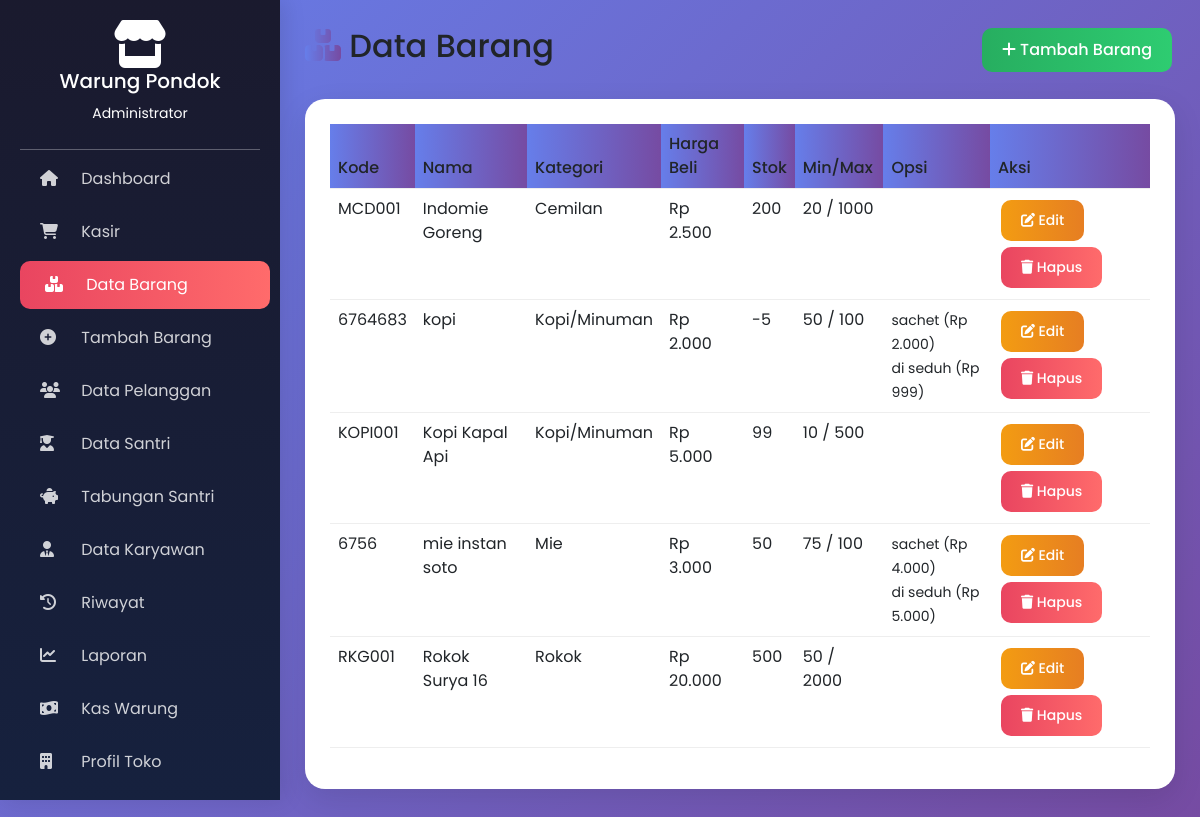
The app's page /?page=barang (signed in) with its own data.
### tables this page shows
CREATE TABLE `profil_toko` (
  `id` int(11) NOT NULL DEFAULT 1,
  `nama_toko` varchar(100) NOT NULL DEFAULT 'Warung Pondok',
  `alamat` text DEFAULT NULL,
  `no_telp` varchar(20) DEFAULT NULL,
  `email` varchar(50) DEFAULT NULL,
  `logo` varchar(100) DEFAULT NULL,
  `footer_text` varchar(255) DEFAULT 'Terima kasih atas kunjungan Anda',
  `created_at` datetime DEFAULT current_timestamp(),
  `updated_at` datetime DEFAULT current_timestamp() ON UPDATE current_timestamp()
);

CREATE TABLE `barang` (
  `id` int(11) NOT NULL,
  `kode_barang` varchar(50) NOT NULL,
  `nama_barang` varchar(100) NOT NULL,
  `kategori` enum('Kopi/Minuman','Rokok','Cemilan','Mie','Alat Tulis','Buku & Kitab','Lainnya') NOT NULL,
  `harga_beli` int(11) DEFAULT NULL,
  `harga_jual` int(11) DEFAULT NULL,
  `satuan_dasar` varchar(20) NOT NULL COMMENT 'batang/pcs/bungkus',
  `harga_per_satuan_dasar` decimal(10,2) DEFAULT NULL,
  `isi_per_bungkus` int(11) DEFAULT 1,
  `harga_per_bungkus` decimal(10,2) DEFAULT NULL,
  `isi_per_pak` int(11) DEFAULT 1,
  `harga_per_pak` decimal(10,2) DEFAULT NULL,
  `isi_per_dus` int(11) DEFAULT 1,
  `harga_per_dus` decimal(10,2) DEFAULT NULL,
  `isi_per_enceng` int(11) DEFAULT 1,
  `harga_per_enceng` decimal(10,2) DEFAULT NULL,
  `stok` int(11) NOT NULL DEFAULT 0,
  `stok_minimum` int(11) NOT NULL DEFAULT 5,
  `stok_maksimum` int(11) NOT NULL DEFAULT 100,
  `terakhir_terjual` date DEFAULT NULL,
  `opsi1_nama` varchar(100) DEFAULT NULL,
  `opsi1_harga` int(11) DEFAULT NULL,
  `opsi2_nama` varchar(100) DEFAULT NULL,
  `opsi2_harga` int(11) DEFAULT NULL,
  `opsi3_nama` varchar(100) DEFAULT NULL,
  `opsi3_harga` int(11) DEFAULT NULL
);

### index.php (the view, shortened to what this page needs)
<?php
$host = 'localhost';
$dbname = 'warung_pondok';
$user = 'root';
$pass = '';
try {
    $pdo = new PDO("mysql:host=$host;dbname=$dbname", $user, $pass);
    $pdo->setAttribute(PDO::ATTR_ERRMODE, PDO::ERRMODE_EXCEPTION);
} catch(PDOException $e) {
    die("Koneksi gagal: " . $e->getMessage());
}
function rupiah($angka) {
    return "Rp " . number_format(floatval($angka), 0, ',', '.');
}
function isLoggedIn() {
    return isset($_SESSION['user_id']);
}
function isAdmin() {
    return isset($_SESSION['role']) && $_SESSION['role'] == 'admin';
}
function getProfil($pdo) {
    $stmt = $pdo->query("SELECT * FROM profil_toko WHERE id = 1");
    return $stmt->fetch(PDO::FETCH_ASSOC);
}
try {
    $pdo->query("SELECT 1 FROM santri LIMIT 1");
} catch(PDOException $e) {}
$page = $_GET['page'] ?? 'login';
?>
<!DOCTYPE html>
<html lang="id">
<head>
    <link href="https://cdn.jsdelivr.net/npm/bootstrap@5.3.0/dist/css/bootstrap.min.css" rel="stylesheet">
    <link rel="stylesheet" href="https://cdnjs.cloudflare.com/ajax/libs/font-awesome/6.4.0/css/all.min.css">
</head>
<body class="<?= !isLoggedIn() ? 'login-page' : '' ?>">
<?php if(!isLoggedIn()): ?>
    <div class="login-box">
        <div class="text-center mb-4">
            <i class="fas fa-store fa-4x text-gradient"></i>
            <h3 class="mt-3">Warung Pondok</h3>
            <p class="text-muted">Sistem Penjualan & Stok</p>
        </div>
        <?php if(isset($error)): ?>
            <div class="alert alert-danger"><?= $error ?></div>
        <?php endif; ?>
        <form method="POST">
            <div class="form-group">
                <label><i class="fas fa-user"></i> Username</label>
                <input type="text" name="username" class="form-control" placeholder="Masukkan username" required>
            </div>
            <div class="form-group">
                <label><i class="fas fa-lock"></i> Password</label>
                <input type="password" name="password" class="form-control" placeholder="Masukkan password" required>
            </div>
            <button type="submit" name="login" class="btn btn-primary w-100"><i class="fas fa-sign-in-alt"></i> Login</button>
        </form>
        <hr>
        <div class="text-center text-muted small">
           JANGAN LUPA LOGIN TERLEBIH DAHULU YA!
        </div>
    </div>
<?php else: ?>
<div class="sidebar">
    <div class="text-center mb-4">
        <?php
        $profil = getProfil($pdo);
        if($profil && !empty($profil['logo']) && file_exists($profil['logo'])): ?>
            <img src="<?= $profil['logo'] ?>" style="width: 60px; height: 60px; border-radius: 50%; object-fit: cover; margin-bottom: 10px;">
        <?php else: ?>
            <i class="fas fa-store fa-3x"></i>
        <?php endif; ?>
        <h5><?= htmlspecialchars($profil['nama_toko'] ?? 'Warung Pondok') ?></h5>
        <small><?= $_SESSION['role'] == 'admin' ? 'Administrator' : 'Karyawan' ?></small>
    </div>
    <hr style="margin: 0 20px; opacity: 0.3;">
    <a href="?page=dashboard" class="<?= $page == 'dashboard' ? 'active' : '' ?>"><i class="fas fa-home"></i> Dashboard</a>
    <a href="?page=kasir" class="<?= $page == 'kasir' ? 'active' : '' ?>"><i class="fas fa-shopping-cart"></i> Kasir</a>
    <a href="?page=barang" class="<?= $page == 'barang' ? 'active' : '' ?>"><i class="fas fa-boxes"></i> Data Barang</a>
    <a href="?page=tambah_barang" class="<?= $page == 'tambah_barang' ? 'active' : '' ?>"><i class="fas fa-plus-circle"></i> Tambah Barang</a>
    <a href="?page=pelanggan" class="<?= $page == 'pelanggan' ? 'active' : '' ?>"><i class="fas fa-users"></i> Data Pelanggan</a>
    <a href="?page=santri" class="<?= $page == 'santri' ? 'active' : '' ?>"><i class="fas fa-user-graduate"></i> Data Santri</a>
    <a href="?page=tabungan" class="<?= $page == 'tabungan' ? 'active' : '' ?>"><i class="fas fa-piggy-bank"></i> Tabungan Santri</a>
    <?php if(isAdmin()): ?>
    <a href="?page=karyawan" class="<?= $page == 'karyawan' ? 'active' : '' ?>"><i class="fas fa-user-tie"></i> Data Karyawan</a>
    <?php endif; ?>
    <a href="?page=riwayat" class="<?= $page == 'riwayat' ? 'active' : '' ?>"><i class="fas fa-history"></i> Riwayat</a>
    <a href="?page=laporan" class="<?= $page == 'laporan' ? 'active' : '' ?>"><i class="fas fa-chart-line"></i> Laporan</a>
    <a href="?page=kas" class="<?= $page == 'kas' ? 'active' : '' ?>"><i class="fas fa-money-bill-wave"></i> Kas Warung</a>
    <a href="?page=profil" class="<?= $page == 'profil' ? 'active' : '' ?>"><i class="fas fa-building"></i> Profil Toko</a>
    <?php if(isAdmin()): ?>
    <a href="?page=reset_data" class="<?= $page == 'reset_data' ? 'active' : '' ?>"><i class="fas fa-database"></i> Reset Data</a>
    <?php endif; ?>
</div>
<div class="content">
    <?php
    if($page == 'dashboard'):
        $penjualan_hari = $pdo->query("SELECT SUM(total_harga) as total FROM penjualan WHERE DATE(tanggal) = CURDATE()")->fetch()['total'] ?? 0;
        $total_barang = $pdo->query("SELECT COUNT(*) FROM barang")->fetchColumn();
        $total_pelanggan = $pdo->query("SELECT COUNT(*) FROM pelanggan WHERE nama_pelanggan != 'Umum'")->fetchColumn();
        $saldo_kas = $pdo->query("SELECT saldo_akhir FROM kas_warung ORDER BY id DESC LIMIT 1")->fetchColumn() ?: 0;
        $stokTipis = $pdo->query("SELECT COUNT(*) FROM barang WHERE stok <= stok_minimum")->fetchColumn();
        $total_santri = $pdo->query("SELECT COUNT(*) FROM santri")->fetchColumn();
        $total_saldo_santri = $pdo->query("SELECT SUM(saldo_tabungan) FROM santri")->fetchColumn() ?: 0;
    ?>
        <h2><i class="fas fa-tachometer-alt text-gradient"></i> Dashboard</h2>
        <p>Selamat datang kembali, <?= htmlspecialchars($_SESSION['nama']) ?>! 👋</p>
        <div class="row">
            <div class="col"><div class="stat-card" style="background: linear-gradient(135deg, #667eea, #764ba2);"><i class="fas fa-money-bill-wave fa-2x"></i><h3><?= rupiah($penjualan_hari) ?></h3><p>Penjualan Hari Ini</p></div></div>
            <div class="col"><div class="stat-card" style="background: linear-gradient(135deg, #27ae60, #2ecc71);"><i class="fas fa-boxes fa-2x"></i><h3><?= $total_barang ?></h3><p>Total Barang</p></div></div>
            <div class="col"><div class="stat-card" style="background: linear-gradient(135deg, #f39c12, #e67e22);"><i class="fas fa-users fa-2x"></i><h3><?= $total_pelanggan ?></h3><p>Total Pelanggan</p></div></div>
            <div class="col"><div class="stat-card" style="background: linear-gradient(135deg, #1abc9c, #16a085);"><i class="fas fa-wallet fa-2x"></i><h3><?= rupiah($saldo_kas) ?></h3><p>Saldo Kas</p></div></div>
        </div>
        <div class="row">
            <div class="col"><div class="stat-card" style="background: linear-gradient(135deg, #e94560, #ff6b6b);"><i class="fas fa-exclamation-triangle fa-2x"></i><h3><?= $stokTipis ?></h3><p>Stok Menipis</p></div></div>
            <div class="col"><div class="stat-card" style="background: linear-gradient(135deg, #8e44ad, #9b59b6);"><i class="fas fa-user-graduate fa-2x"></i><h3><?= $total_santri ?></h3><p>Total Santri</p></div></div>
            <div class="col"><div class="stat-card" style="background: linear-gradient(135deg, #16a085, #1abc9c);"><i class="fas fa-piggy-bank fa-2x"></i><h3><?= rupiah($total_saldo_santri) ?></h3><p>Saldo Tabungan Santri</p></div></div>
            <div class="col"><div class="stat-card" style="background: linear-gradient(135deg, #2c3e50, #34495e);"><i class="fas fa-percent fa-2x"></i><h3><?= $total_barang > 0 ? round(($stokTipis/$total_barang)*100, 1) : 0 ?>%</h3><p>Persentase Stok Tipis</p></div></div>
        </div>
        <?php if($stokTipis > 0): ?>
        <div class="alert alert-warning"><i class="fas fa-exclamation-triangle"></i> Terdapat <?= $stokTipis ?> barang dengan stok menipis! <a href="?page=barang" class="alert-link">Lihat daftar</a></div>
        <?php endif; ?>
        <div class="row mt-3">
            <div class="col">
                <div class="card">
                    <h5><i class="fas fa-bolt text-gradient"></i> Menu Cepat</h5>
                    <hr>
                    <div class="d-flex gap-2 flex-wrap">
                        <a href="?page=kasir" class="btn btn-success"><i class="fas fa-cash-register"></i> Transaksi Baru</a>
                        <a href="?page=tambah_barang" class="btn btn-primary"><i class="fas fa-plus"></i> Tambah Barang</a>
                        <a href="?page=pelanggan" class="btn btn-info"><i class="fas fa-user-plus"></i> Tambah Pelanggan</a>
                        <a href="?page=santri" class="btn btn-warning"><i class="fas fa-user-graduate"></i> Tambah Santri</a>
                    </div>
                </div>
            </div>
            <div class="col">
                <div class="card">
                    <h5><i class="fas fa-trophy text-gradient"></i> 5 Pelanggan Terbaik</h5>
                    <hr>
                    <?php
                    $topPelanggan = $pdo->query("SELECT nama_pelanggan, total_belanja FROM pelanggan WHERE nama_pelanggan != 'Umum' ORDER BY total_belanja DESC LIMIT 5")->fetchAll();
                    foreach($topPelanggan as $p): ?>
                        <div class="d-flex justify-content-between mb-2"><span><i class="fas fa-user-circle"></i> <?= $p['nama_pelanggan'] ?></span><span class="fw-bold text-success"><?= rupiah($p['total_belanja']) ?></span></div>
                    <?php endforeach; ?>
                </div>
            </div>
        </div>
    <?php
    elseif($page == 'barang'):
        $barang = $pdo->query("SELECT * FROM barang ORDER BY nama_barang")->fetchAll();
    ?>
        <div class="d-flex justify-content-between align-items-center mb-4"><h2><i class="fas fa-boxes text-gradient"></i> Data Barang</h2><a href="?page=tambah_barang" class="btn btn-success"><i class="fas fa-plus"></i> Tambah Barang</a></div>
        <div class="card"><div class="table-responsive"><table class="table"><thead><tr><th>Kode</th><th>Nama</th><th>Kategori</th><th>Harga Beli</th><th>Stok</th><th>Min/Max</th><th>Opsi</th><th>Aksi</th></tr></thead><tbody>
        <?php foreach($barang as $b):
            $opsiText = [];
            if(!empty($b['opsi1_nama'])) $opsiText[] = $b['opsi1_nama'] . ' (' . rupiah($b['opsi1_harga']) . ')';
            if(!empty($b['opsi2_nama'])) $opsiText[] = $b['opsi2_nama'] . ' (' . rupiah($b['opsi2_harga']) . ')';
        ?>
        <tr style="<?= $b['stok'] <= $b['stok_minimum'] ? 'background:#fff3cd' : '' ?>">
            <td><?= $b['kode_barang'] ?></td><td><?= $b['nama_barang'] ?></td><td><?= $b['kategori'] ?></td>
            <td><?= rupiah($b['harga_beli']) ?></td><td><?= $b['stok'] ?></td><td><?= $b['stok_minimum'] ?> / <?= $b['stok_maksimum'] ?></td>
            <td><small><?= implode('<br>', $opsiText) ?></small></td>
            <td><a href="?page=edit_barang&id=<?= $b['id'] ?>" class="btn btn-warning btn-sm"><i class="fas fa-edit"></i> Edit</a> <a href="?hapus_barang=<?= $b['id'] ?>" class="btn btn-danger btn-sm" onclick="return confirm('Yakin hapus?')"><i class="fas fa-trash"></i> Hapus</a></td>
        </tr>
        <?php endforeach; ?>
        </tbody></table></div></div>
    <?php
    endif; ?>
</div>
<?php endif; ?>
</body>
</html>

### index.php (style rules this page uses)
* { margin: 0; padding: 0; box-sizing: border-box; }
body { font-family: 'Poppins', sans-serif; background: linear-gradient(135deg, #667eea 0%, #764ba2 100%); min-height: 100vh; }
.sidebar { position: fixed; top: 0; left: 0; width: 280px; height: 100vh; background: linear-gradient(180deg, #1a1a2e 0%, #16213e 100%); color: white; padding-top: 20px; overflow-y: auto; z-index: 1000; box-shadow: 5px 0 20px rgba(0,0,0,0.1); }
.sidebar a { display: block; padding: 12px 25px; color: rgba(255,255,255,0.8); text-decoration: none; transition: all 0.3s; margin: 5px 15px; border-radius: 10px; }
.sidebar a:hover, .sidebar a.active { background: linear-gradient(90deg, #e94560, #ff6b6b); color: white; transform: translateX(5px); }
.sidebar a i { margin-right: 12px; width: 25px; }
.content { margin-left: 280px; padding: 25px; min-height: 100vh; }
.card { background: white; border-radius: 20px; padding: 25px; margin-bottom: 25px; box-shadow: 0 10px 30px rgba(0,0,0,0.1); border: none; transition: transform 0.3s; }
table { width: 100%; border-collapse: collapse; }
th, td { padding: 12px 15px; text-align: left; border-bottom: 1px solid #eee; }
th { background: linear-gradient(90deg, #667eea, #764ba2); color: white; font-weight: 500; }
.btn { padding: 10px 20px; border: none; border-radius: 10px; cursor: pointer; display: inline-block; margin: 3px; font-weight: 500; transition: all 0.3s; }
.btn-danger { background: linear-gradient(90deg, #e94560, #ff6b6b); color: white; }
.btn-warning { background: linear-gradient(90deg, #f39c12, #e67e22); color: white; }
.btn-success { background: linear-gradient(90deg, #27ae60, #2ecc71); color: white; }
.text-gradient { background: linear-gradient(90deg, #667eea, #764ba2); -webkit-background-clip: text; -webkit-text-fill-color: transparent; }
.table-responsive { overflow-x: auto; }

### records on screen
profil_toko: nama_toko "Warung Pondok"
barang: kode_barang "MCD001", nama_barang "Indomie Goreng", kategori "Cemilan", harga_beli "Rp 2.500", stok "200", stok_minimum "20", stok_maksimum "1000"
barang: kode_barang "6764683", nama_barang "kopi", kategori "Kopi/Minuman", harga_beli "Rp 2.000", stok "-5", stok_minimum "50", stok_maksimum "100", opsiText "sachet (Rp 2.000) di seduh (Rp 999)"
barang: kode_barang "KOPI001", nama_barang "Kopi Kapal Api", kategori "Kopi/Minuman", harga_beli "Rp 5.000", stok "99", stok_minimum "10", stok_maksimum "500"
barang: kode_barang "6756", nama_barang "mie instan soto", kategori "Mie", harga_beli "Rp 3.000", stok "50", stok_minimum "75", stok_maksimum "100", opsiText "sachet (Rp 4.000) di seduh (Rp 5.000)"
barang: kode_barang "RKG001", nama_barang "Rokok Surya 16", kategori "Rokok", harga_beli "Rp 20.000", stok "500", stok_minimum "50", stok_maksimum "2000"
